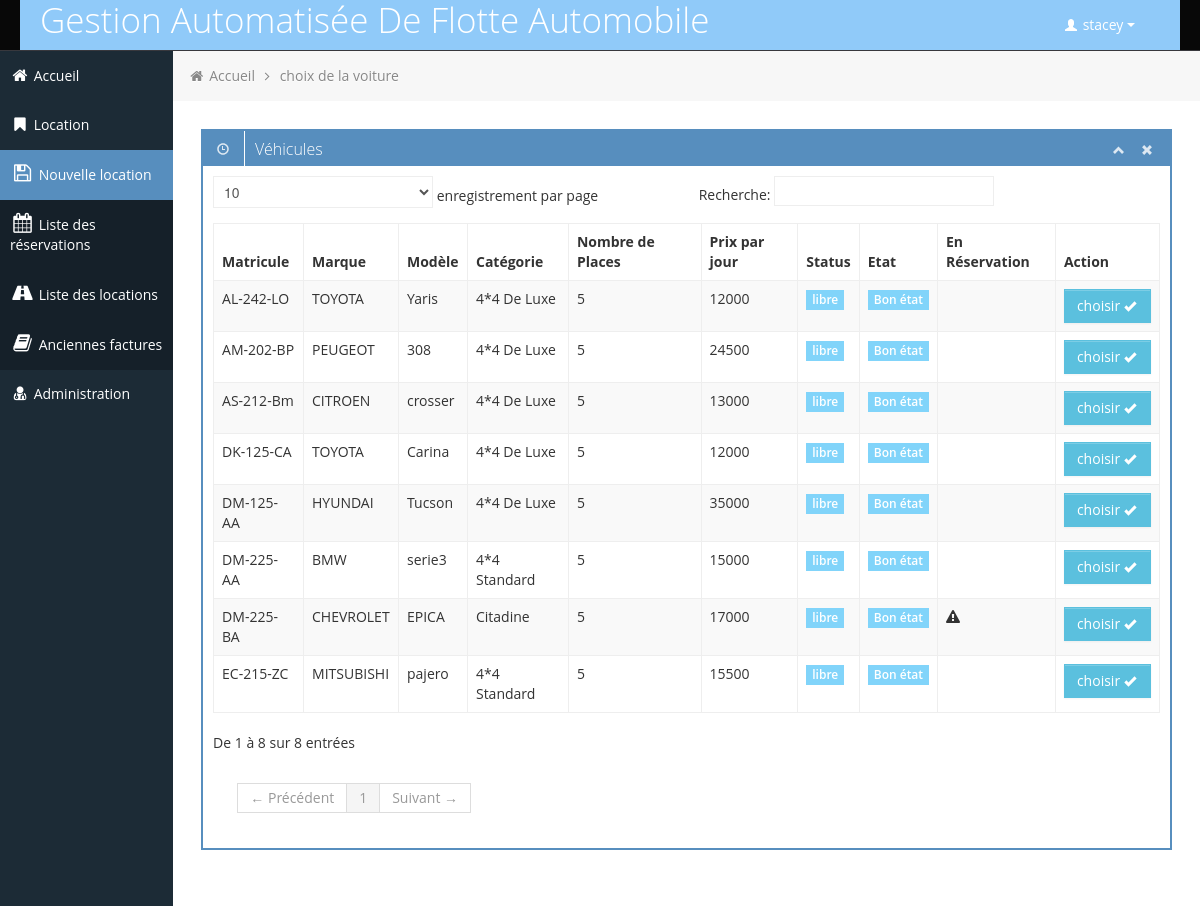
Screenshot of /ch_veh.php (signed in) with the database file from the repository.
### tables this page shows
CREATE TABLE IF NOT EXISTS `vehicule` (
  `id` int(255) NOT NULL AUTO_INCREMENT COMMENT 'Identifiant unique attribué à la création de l’enregistrement  ',
  `id_client` varchar(255) NOT NULL COMMENT 'identifiant du client de la dernière location',
  `matricule` varchar(255) NOT NULL COMMENT 'matricule du véhicule',
  `marque` varchar(255) NOT NULL COMMENT 'marque du véhicule',
  `modele` varchar(255) NOT NULL COMMENT 'modèle du véhicule',
  `nbrP` varchar(255) NOT NULL COMMENT 'nombre de place',
  `etat` varchar(255) NOT NULL COMMENT 'l''état du véhicule',
  `photo` varchar(255) NOT NULL COMMENT 'photo  du véhicule',
  `status` varchar(255) NOT NULL COMMENT 'statut du véhicule (libre, occupé)',
  `prix` int(255) NOT NULL COMMENT 'prix par heure',
  `cate` varchar(255) NOT NULL COMMENT 'catégorie du véhicule',
  `energie` varchar(100) NOT NULL COMMENT 'énergie du véhicule ',
  `id_fact` int(11) NOT NULL,
  PRIMARY KEY (`id`)
);

CREATE TABLE IF NOT EXISTS `reservations` (
  `id` int(11) NOT NULL AUTO_INCREMENT,
  `id_voi` int(11) NOT NULL,
  `id_cli` int(11) NOT NULL,
  `prixl` int(255) NOT NULL,
  `observation` varchar(255) NOT NULL,
  `nbrj` int(255) NOT NULL DEFAULT '0',
  `remise` int(11) NOT NULL DEFAULT '0',
  `datel` date NOT NULL,
  `dater` date NOT NULL,
  `datef` date NOT NULL,
  `num` varchar(255) NOT NULL,
  `fait` varchar(255) NOT NULL,
  `id_cha` int(11) NOT NULL,
  `id_chacli` int(11) NOT NULL,
  `operateur` varchar(255) NOT NULL,
  PRIMARY KEY (`id`),
  KEY `code_client` (`id_cli`)
);

### ch_veh.php (the view, shortened to what this page needs)
<?php
include('connexion.php');
?>
<!DOCTYPE html>
<html lang="en">
<head>
	<link id="bootstrap-style" href="css/bootstrap.min.css" rel="stylesheet">
	<link href="css/bootstrap-responsive.min.css" rel="stylesheet">
	<link id="base-style" href="css/style.css" rel="stylesheet">
	<link id="base-style-responsive" href="css/style-responsive.css" rel="stylesheet">
</head>
<body>
	<div class="navbar">
		<div class="navbar-inner">
			<div <?php if($_SESSION['level']==1) echo'style="background: #90caf9"';?> class="container-fluid">
				<?php
				if($_SESSION['level']==2)
				echo '
					<a class="brand" href="#"><span style="color: #bbdefb;" >Gestion Automatisée De Flotte Automobile</span></a>';
				else
				echo '<a class="brand" href="#"><span style="color: #ffffff;" >Gestion Automatisée De Flotte Automobile</span></a>';
				?>
				<div class="nav-no-collapse header-nav">
					<ul class="nav pull-right">
						<li class="dropdown">
							<a class="btn dropdown-toggle" data-toggle="dropdown" href="#">
								<i class="halflings-icon white user"></i><?php echo " ".$_SESSION['login'];  ?>
								<span class="caret"></span>
							</a>
						</li>
					</ul>
				</div>
			</div>
		</div>
	</div>
		<div class="container-fluid-full">
		<div class="row-fluid">
			<div id="sidebar-left" class="span2">
				<div class="nav-collapse sidebar-nav">
					<ul class="nav nav-tabs nav-stacked main-menu">
						<li><a href="accueil.php"><i class="icon-home"></i><span class="hidden-tablet"> Accueil</span></a></li>
						<li>
							<a class="dropmenu" href="#"><i class="icon-bookmark"></i><span class="hidden-tablet"> Location</span></a>
							<ul>
								<li><a class="submenu" href="ch_veh.php"><i class="icon-save"></i><span class="hidden-tablet"><h7> Nouvelle location</h7></span></a></li>
								<li><a class="submenu" href="l_res.php"><i class="icon-calendar"></i><span class="hidden-tablet"> Liste des réservations</span></a></li>
								<li><a class="submenu" href="l_loc.php"><i class="icon-road"></i><span class="hidden-tablet"> Liste des locations</span></a></li>
								<li><a class="submenu" href="a_fac.php"><i class="icon-book"></i><span class="hidden-tablet"> Anciennes factures</span></a></li>
							</ul>
						</li>
						<li>
							<a class="dropmenu" href="#"><i class="icon-user-md"></i><span class="hidden-tablet"> Administration</span></a>
						</li>
						</ul>
				</div>
			</div>
			<div id="content" class="span10">
			<ul class="breadcrumb">
				<li>
					<i class="icon-home"></i>
					<a href="accueil.php">Accueil</a>
					<i class="icon-angle-right"></i>
				</li>
				<li><a href="#">choix de la voiture</a>
				</li>
			</ul>
			<div class="row-fluid sortable">
				<div class="box span12">
					<div class="box-header" data-original-title>
						<h2><i class="halflings-icon white time"></i><span class="break"></span>Véhicules</h2>
						<div class="box-icon">
							<a href="#" class="btn-minimize"><i class="halflings-icon white chevron-up"></i></a>
							<a href="#" class="btn-close"><i class="halflings-icon white remove"></i></a>
						</div>
					</div>
					<div class="box-content">
						<table class="table table-striped table-bordered bootstrap-datatable datatable">
						  <thead>
							  <tr>
								  <th>Matricule</th>
								  <th>Marque</th>
								  <th>Modèle</th>
								  <th>Catégorie</th>
								  <th>Nombre de Places</th>
								  <th>Prix par jour</th>
								  <th>Status</th>
								  <th>Etat</th>
								  <th>En Réservation</th>
								  <th>Action</th>
							  </tr>
						  </thead>
						  <tbody>
						  <?php
$req = $bdd->query('SELECT * FROM vehicule WHERE status != "location";');
while ($data= $req->fetch())
	{
	?>
							<tr>
								<td class="center"><?php echo $data['matricule'];?></td>
								<td class="center"><?php echo $data['marque'];?></td>
								<td class="center"><?php echo $data['modele'];?></td>
								<td class="center"><?php echo $data['cate'];?></td>
								<td class="center"><?php echo $data['nbrP'];?></td>
								<td class="center"><?php echo $data['prix'];?></td>
								<td class="center">
								<?php if($data['status']=="location")
									echo '<span class="label label-important">'.$data['status'].'</span>';
								      elseif($data['status']=="libre")
									echo '<span class="label label-success">'.$data['status'].'</span>';
										else
											echo '<span class="label">Aucun</span>';
										?>
								</td>
								<td class="center">
								<?php if($data['etat']=="no")
									echo '<span class="label label-important">En panne</span>';
								      elseif($data['etat']=="yes")
									echo '<span class="label label-success">Bon état</span>';
										else
											echo '<span class="label">Aucun</span>';
										?>
								</td>
								<td class="center">
								<?php
								$reqr = $bdd->query('SELECT * FROM vehicule where id='.$data['id'].' ;');
								$reqre = $bdd->query('SELECT * FROM reservations ;');
								while ($datae= $reqre->fetch())
								{
									if($datae['id_voi']==$data['id'])
										echo'<i class="icon-warning-sign"></i> ';
								}
										?>
								</td>
								<td class="center">
									<a class="btn btn-info " href="detail_loc.php?action=vehicule&amp;id=<?php echo $data['id'];?>" >choisir
										<i class="halflings-icon white ok"></i>
									</a>
								</td>
<?php
}
?>
						  </tbody>
					  </table>
					</div>
				</div>
			</div>
		</div>
</body>
</html>

### css/style-responsive.css (style rules this page uses)
@media (min-width: 1200px) { .container-fluid-full { overflow: hidden; position: relative; height: 100%; } }
@media (min-width: 1200px) { #content { width: 85.578%; padding: 28px; margin: 0px 0px; margin-left: 14.422% !important; } }
@media (min-width: 1200px) { #sidebar-left { background: #1C2B36; margin-left: 0px !important; position: absolute; height: 100%; } }
@media (min-width: 1200px) { .sidebar-nav > ul { margin: 0px; } }

### css/halflings.css (style rules this page uses)
html, html .halflings { -webkit-font-smoothing: antialiased !important; }
.halflings-icon { display: inline-block; width: 14px; height: 14px; line-height: 14px; vertical-align: text-top; background-image: url(../img/glyphicons_halflings.svg); background-position: 0 0; background-repeat: no-repeat; vertical-align: top; *display: inline; *zoom: 1; *margin-right: .3em; }
.halflings-icon.white { background-image: url(../img/glyphicons_halflings-white.svg); }
.halflings-icon.user { background-position: -168px 0; }
.halflings-icon.ok { background-position: -288px 0; }
.halflings-icon.remove { background-position: -312px 0; }
.halflings-icon.time { background-position: -48px -24px; }
.halflings-icon.chevron-up { background-position: -288px -120px; }

### rows the page displays
vehicule: matricule "DM-125-AA", marque "HYUNDAI", modele "Tucson", cate "4*4 De Luxe", nbrP "5", prix "35000", status "libre", etat "Bon état"
vehicule: matricule "DM-225-AA", marque "BMW", modele "serie3", cate "4*4 Standard", nbrP "5", prix "15000", status "libre", etat "Bon état"
vehicule: matricule "DM-225-BA", marque "CHEVROLET", modele "EPICA", cate "Citadine", nbrP "5", prix "17000", status "libre", etat "Bon état"
vehicule: matricule "AS-212-Bm", marque "CITROEN", modele "crosser", cate "4*4 De Luxe", nbrP "5", prix "13000", status "libre", etat "Bon état"
vehicule: matricule "EC-215-ZC", marque "MITSUBISHI", modele "pajero", cate "4*4 Standard", nbrP "5", prix "15500", status "libre", etat "Bon état"
vehicule: matricule "AM-202-BP", marque "PEUGEOT", modele "308", cate "4*4 De Luxe", nbrP "5", prix "24500", status "libre", etat "Bon état"
vehicule: matricule "AL-242-LO", marque "TOYOTA", modele "Yaris", cate "4*4 De Luxe", nbrP "5", prix "12000", status "libre", etat "Bon état"
vehicule: matricule "DK-125-CA", marque "TOYOTA", modele "Carina", cate "4*4 De Luxe", nbrP "5", prix "12000", status "libre", etat "Bon état"

### other values shown
$_SESSION['login'] "stacey"
